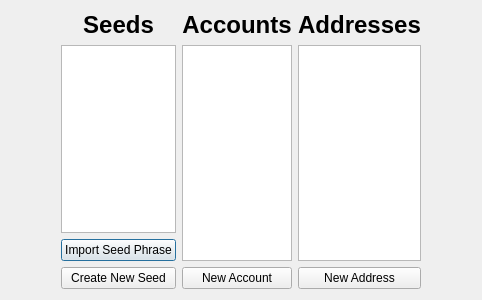
<?xml version="1.0" encoding="UTF-8"?>
<ui version="4.0">
 <class>AddressesDialog</class>
 <widget class="QDialog" name="AddressesDialog">
  <property name="geometry">
   <rect>
    <x>0</x>
    <y>0</y>
    <width>400</width>
    <height>300</height>
   </rect>
  </property>
  <property name="windowTitle">
   <string>Dialog</string>
  </property>
  <layout class="QHBoxLayout" name="horizontalLayout_2">
   <item>
    <layout class="QHBoxLayout" name="horizontalLayout">
     <property name="leftMargin">
      <number>50</number>
     </property>
     <property name="rightMargin">
      <number>50</number>
     </property>
     <item>
      <layout class="QVBoxLayout" name="verticalLayout">
       <item>
        <widget class="QLabel" name="label">
         <property name="font">
          <font>
           <pointsize>18</pointsize>
           <weight>75</weight>
           <bold>true</bold>
          </font>
         </property>
         <property name="text">
          <string>Seeds</string>
         </property>
         <property name="alignment">
          <set>Qt::AlignCenter</set>
         </property>
        </widget>
       </item>
       <item>
        <widget class="QListWidget" name="listwidgetSeeds"/>
       </item>
       <item>
        <widget class="QPushButton" name="buttonImportSeed">
         <property name="text">
          <string>Import Seed Phrase</string>
         </property>
        </widget>
       </item>
       <item>
        <widget class="QPushButton" name="buttonCreateSeed">
         <property name="text">
          <string>Create New Seed</string>
         </property>
        </widget>
       </item>
      </layout>
     </item>
     <item>
      <layout class="QVBoxLayout" name="verticalLayout_2">
       <property name="rightMargin">
        <number>0</number>
       </property>
       <item>
        <widget class="QLabel" name="labelAccounts">
         <property name="font">
          <font>
           <pointsize>18</pointsize>
           <weight>75</weight>
           <bold>true</bold>
          </font>
         </property>
         <property name="text">
          <string>Accounts</string>
         </property>
         <property name="alignment">
          <set>Qt::AlignCenter</set>
         </property>
        </widget>
       </item>
       <item>
        <widget class="QListWidget" name="listwidgetAccounts"/>
       </item>
       <item>
        <widget class="QPushButton" name="pushButton">
         <property name="text">
          <string>New Account</string>
         </property>
        </widget>
       </item>
      </layout>
     </item>
     <item>
      <layout class="QVBoxLayout" name="verticalLayout_3">
       <property name="rightMargin">
        <number>0</number>
       </property>
       <item>
        <widget class="QLabel" name="labelAddresses">
         <property name="font">
          <font>
           <pointsize>18</pointsize>
           <weight>75</weight>
           <bold>true</bold>
          </font>
         </property>
         <property name="text">
          <string>Addresses</string>
         </property>
         <property name="alignment">
          <set>Qt::AlignCenter</set>
         </property>
        </widget>
       </item>
       <item>
        <widget class="QListWidget" name="listwidgetAddresses"/>
       </item>
       <item>
        <widget class="QPushButton" name="buttonNewAddress">
         <property name="text">
          <string>New Address</string>
         </property>
        </widget>
       </item>
      </layout>
     </item>
    </layout>
   </item>
  </layout>
 </widget>
 <resources/>
 <connections/>
</ui>
